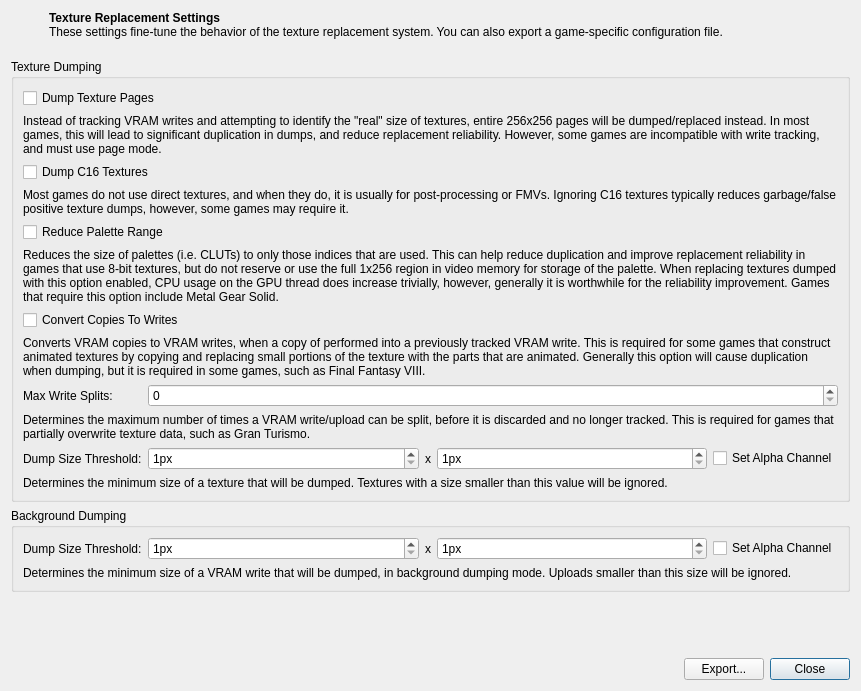
<?xml version="1.0" encoding="UTF-8"?>
<ui version="4.0">
 <class>TextureReplacementSettingsDialog</class>
 <widget class="QDialog" name="TextureReplacementSettingsDialog">
  <property name="geometry">
   <rect>
    <x>0</x>
    <y>0</y>
    <width>861</width>
    <height>691</height>
   </rect>
  </property>
  <property name="windowTitle">
   <string>Texture Replacement Settings</string>
  </property>
  <layout class="QVBoxLayout" name="verticalLayout">
   <item>
    <layout class="QHBoxLayout" name="horizontalLayout_5">
     <property name="bottomMargin">
      <number>10</number>
     </property>
     <item>
      <widget class="QLabel" name="icon">
       <property name="minimumSize">
        <size>
         <width>32</width>
         <height>32</height>
        </size>
       </property>
       <property name="maximumSize">
        <size>
         <width>32</width>
         <height>32</height>
        </size>
       </property>
       <property name="alignment">
        <set>Qt::AlignmentFlag::AlignLeading|Qt::AlignmentFlag::AlignLeft|Qt::AlignmentFlag::AlignTop</set>
       </property>
      </widget>
     </item>
     <item>
      <widget class="QLabel" name="label_5">
       <property name="text">
        <string>&lt;html&gt;&lt;head/&gt;&lt;body&gt;&lt;p&gt;&lt;span style=&quot; font-weight:700;&quot;&gt;Texture Replacement Settings&lt;/span&gt;&lt;br/&gt;These settings fine-tune the behavior of the texture replacement system. You can also export a game-specific configuration file.&lt;/p&gt;&lt;/body&gt;&lt;/html&gt;</string>
       </property>
       <property name="textFormat">
        <enum>Qt::TextFormat::RichText</enum>
       </property>
       <property name="alignment">
        <set>Qt::AlignmentFlag::AlignLeading|Qt::AlignmentFlag::AlignLeft|Qt::AlignmentFlag::AlignTop</set>
       </property>
       <property name="wordWrap">
        <bool>true</bool>
       </property>
      </widget>
     </item>
    </layout>
   </item>
   <item>
    <widget class="QGroupBox" name="groupBox">
     <property name="title">
      <string>Texture Dumping</string>
     </property>
     <layout class="QFormLayout" name="formLayout">
      <item row="0" column="0" colspan="2">
       <widget class="QCheckBox" name="dumpTexturePages">
        <property name="text">
         <string>Dump Texture Pages</string>
        </property>
       </widget>
      </item>
      <item row="1" column="0" colspan="2">
       <widget class="QLabel" name="label">
        <property name="text">
         <string>Instead of tracking VRAM writes and attempting to identify the &quot;real&quot; size of textures, entire 256x256 pages will be dumped/replaced instead. In most games, this will lead to significant duplication in dumps, and reduce replacement reliability. However, some games are incompatible with write tracking, and must use page mode.</string>
        </property>
        <property name="wordWrap">
         <bool>true</bool>
        </property>
       </widget>
      </item>
      <item row="2" column="0" colspan="2">
       <widget class="QCheckBox" name="dumpC16Textures">
        <property name="text">
         <string>Dump C16 Textures</string>
        </property>
       </widget>
      </item>
      <item row="3" column="0" colspan="2">
       <widget class="QLabel" name="label_2">
        <property name="text">
         <string>Most games do not use direct textures, and when they do, it is usually for post-processing or FMVs. Ignoring C16 textures typically reduces garbage/false positive texture dumps, however, some games may require it.</string>
        </property>
        <property name="wordWrap">
         <bool>true</bool>
        </property>
       </widget>
      </item>
      <item row="4" column="0" colspan="2">
       <widget class="QCheckBox" name="reducePaletteRange">
        <property name="text">
         <string>Reduce Palette Range</string>
        </property>
       </widget>
      </item>
      <item row="5" column="0" colspan="2">
       <widget class="QLabel" name="label_3">
        <property name="text">
         <string>Reduces the size of palettes (i.e. CLUTs) to only those indices that are used. This can help reduce duplication and improve replacement reliability in games that use 8-bit textures, but do not reserve or use the full 1x256 region in video memory for storage of the palette. When replacing textures dumped with this option enabled, CPU usage on the GPU thread does increase trivially, however, generally it is worthwhile for the reliability improvement. Games that require this option include Metal Gear Solid.</string>
        </property>
        <property name="wordWrap">
         <bool>true</bool>
        </property>
       </widget>
      </item>
      <item row="6" column="0" colspan="2">
       <widget class="QCheckBox" name="convertCopiesToWrites">
        <property name="text">
         <string>Convert Copies To Writes</string>
        </property>
       </widget>
      </item>
      <item row="7" column="0" colspan="2">
       <widget class="QLabel" name="label_6">
        <property name="text">
         <string>Converts VRAM copies to VRAM writes, when a copy of performed into a previously tracked VRAM write. This is required for some games that construct animated textures by copying and replacing small portions of the texture with the parts that are animated. Generally this option will cause duplication when dumping, but it is required in some games, such as Final Fantasy VIII.</string>
        </property>
        <property name="wordWrap">
         <bool>true</bool>
        </property>
       </widget>
      </item>
      <item row="8" column="0">
       <widget class="QLabel" name="label_4">
        <property name="text">
         <string>Max Write Splits:</string>
        </property>
       </widget>
      </item>
      <item row="8" column="1">
       <widget class="QSpinBox" name="maxVRAMWriteSplits">
        <property name="minimum">
         <number>0</number>
        </property>
        <property name="maximum">
         <number>32</number>
        </property>
       </widget>
      </item>
      <item row="9" column="0" colspan="2">
       <widget class="QLabel" name="label_7">
        <property name="text">
         <string>Determines the maximum number of times a VRAM write/upload can be split, before it is discarded and no longer tracked. This is required for games that partially overwrite texture data, such as Gran Turismo.</string>
        </property>
        <property name="wordWrap">
         <bool>true</bool>
        </property>
       </widget>
      </item>
      <item row="10" column="0">
       <widget class="QLabel" name="vramWriteDumpThresholdLabel_2">
        <property name="text">
         <string>Dump Size Threshold:</string>
        </property>
       </widget>
      </item>
      <item row="10" column="1">
       <layout class="QHBoxLayout" name="horizontalLayout_7" stretch="1,0,1,0">
        <item>
         <widget class="QSpinBox" name="minDumpedTextureWidth">
          <property name="suffix">
           <string>px</string>
          </property>
          <property name="minimum">
           <number>1</number>
          </property>
          <property name="maximum">
           <number>1024</number>
          </property>
         </widget>
        </item>
        <item>
         <widget class="QLabel" name="vramWriteDumpThresholdSeparator_2">
          <property name="text">
           <string>x</string>
          </property>
         </widget>
        </item>
        <item>
         <widget class="QSpinBox" name="minDumpedTextureHeight">
          <property name="suffix">
           <string>px</string>
          </property>
          <property name="minimum">
           <number>1</number>
          </property>
          <property name="maximum">
           <number>512</number>
          </property>
         </widget>
        </item>
        <item>
         <widget class="QCheckBox" name="setTextureDumpAlphaChannel">
          <property name="text">
           <string>Set Alpha Channel</string>
          </property>
         </widget>
        </item>
       </layout>
      </item>
      <item row="11" column="0" colspan="2">
       <widget class="QLabel" name="label_8">
        <property name="text">
         <string>Determines the minimum size of a texture that will be dumped. Textures with a size smaller than this value will be ignored.</string>
        </property>
        <property name="wordWrap">
         <bool>true</bool>
        </property>
       </widget>
      </item>
     </layout>
    </widget>
   </item>
   <item>
    <widget class="QGroupBox" name="groupBox_2">
     <property name="title">
      <string>Background Dumping</string>
     </property>
     <layout class="QFormLayout" name="formLayout_2">
      <item row="0" column="0">
       <widget class="QLabel" name="vramWriteDumpThresholdLabel">
        <property name="text">
         <string>Dump Size Threshold:</string>
        </property>
       </widget>
      </item>
      <item row="0" column="1">
       <layout class="QHBoxLayout" name="horizontalLayout_6" stretch="1,0,1,0">
        <item>
         <widget class="QSpinBox" name="minDumpedVRAMWriteWidth">
          <property name="suffix">
           <string>px</string>
          </property>
          <property name="minimum">
           <number>1</number>
          </property>
          <property name="maximum">
           <number>1024</number>
          </property>
         </widget>
        </item>
        <item>
         <widget class="QLabel" name="vramWriteDumpThresholdSeparator">
          <property name="text">
           <string>x</string>
          </property>
         </widget>
        </item>
        <item>
         <widget class="QSpinBox" name="minDumpedVRAMWriteHeight">
          <property name="suffix">
           <string>px</string>
          </property>
          <property name="minimum">
           <number>1</number>
          </property>
          <property name="maximum">
           <number>512</number>
          </property>
         </widget>
        </item>
        <item>
         <widget class="QCheckBox" name="setVRAMWriteAlphaChannel">
          <property name="text">
           <string>Set Alpha Channel</string>
          </property>
         </widget>
        </item>
       </layout>
      </item>
      <item row="1" column="0" colspan="2">
       <widget class="QLabel" name="label_9">
        <property name="text">
         <string>Determines the minimum size of a VRAM write that will be dumped, in background dumping mode. Uploads smaller than this size will be ignored.</string>
        </property>
        <property name="wordWrap">
         <bool>true</bool>
        </property>
       </widget>
      </item>
     </layout>
    </widget>
   </item>
   <item>
    <spacer name="verticalSpacer">
     <property name="orientation">
      <enum>Qt::Orientation::Vertical</enum>
     </property>
     <property name="sizeHint" stdset="0">
      <size>
       <width>20</width>
       <height>40</height>
      </size>
     </property>
    </spacer>
   </item>
   <item>
    <layout class="QHBoxLayout" name="horizontalLayout">
     <item>
      <spacer name="horizontalSpacer">
       <property name="orientation">
        <enum>Qt::Orientation::Horizontal</enum>
       </property>
       <property name="sizeHint" stdset="0">
        <size>
         <width>198</width>
         <height>20</height>
        </size>
       </property>
      </spacer>
     </item>
     <item>
      <widget class="QPushButton" name="exportButton">
       <property name="text">
        <string>Export...</string>
       </property>
      </widget>
     </item>
     <item>
      <widget class="QPushButton" name="closeButton">
       <property name="text">
        <string>Close</string>
       </property>
       <property name="default">
        <bool>true</bool>
       </property>
      </widget>
     </item>
    </layout>
   </item>
  </layout>
 </widget>
 <resources/>
 <connections/>
</ui>
